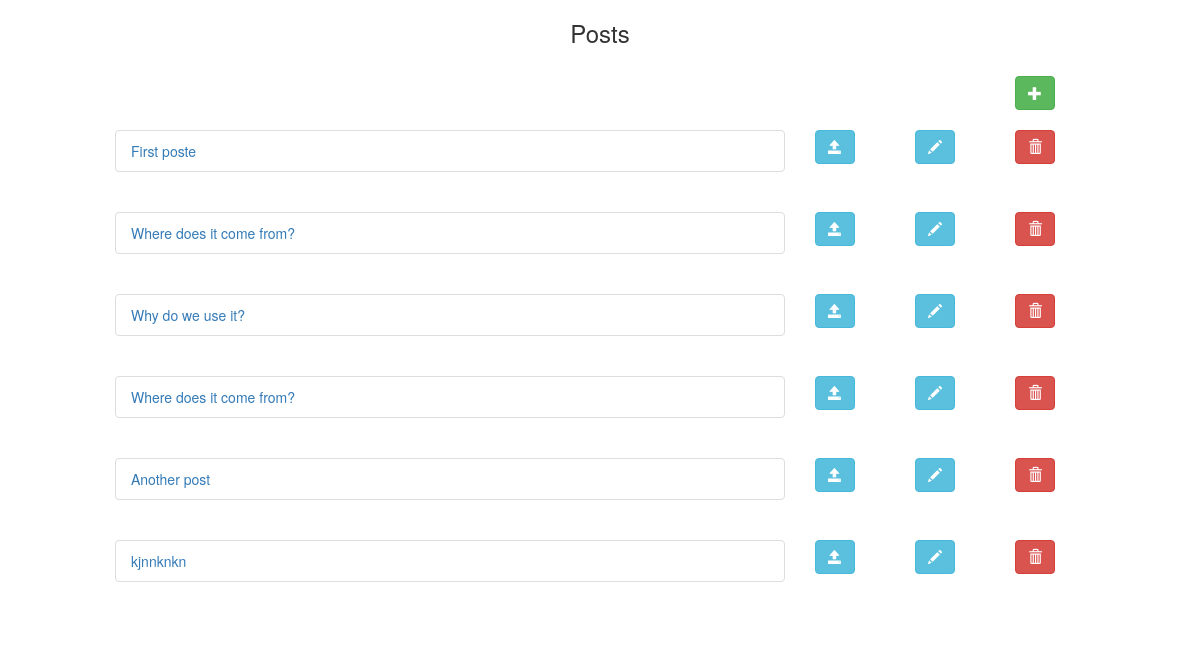
The page / on the database its author committed.
### Crud/models.py (models this page shows, shortened)
class Post(models.Model):
 title = models.CharField(max_length=120, help_text='title of message.')
 message = models.TextField(help_text="what's on your mind ...")

### Crud/views.py (the view)
# urls.py: path('', views.IndexView.as_view(), name='index'),
class IndexView(ListView):
	template_name='Crud/index.html'
	context_object_name = 'post_list'
	def get_queryset(self):
		return Post.objects.all()

### Crud/templates/Crud/index.html (shortened to what this page needs)
{% extends 'Crud/base.html' %}
{% load i18n %}
{% language 'hi' %}
{% block content %}
<div class="container-fluid">
	<div class="row">
			<div  class="col-md-10 col-xs-10 col-sm-10">
				<h3 class="round3" style="text-align:center;">Posts</h3>
		</div>
	</div>
	<div class="row">
		<div class="col-md-10 col-xs-10 col-sm-10"></div>
		<div class="col-md-2 col-xs-1 col-sm-1">
			<br/>
            <a href="{% url 'post' %}">
              <button type="button" class="btn btn-success">
                <span class="glyphicon glyphicon-plus"></span>
              </button>
            </a>
		</div>
	</div>
	<br/>
	{% for post in post_list %}
		<div class="row">
			<div class="col-md-1 col-xs-1 col-sm-1"></div>
			<div class="col-md-7 col-xs-7 col-sm-7">
				<ul class="list-group">
			    <li class="list-group-item ">
					<a href="{% url 'detail' post.pk %}">{{ post.title }}</a>
				</li>
			  </ul>
				<br>
			</div>
			<div class="col-md-1 col-xs-1 col-sm-1">
				<a href="{% url 'detail' post.pk %}">
					<button type="button" class="btn btn-info">
						<span class="glyphicon glyphicon-open"></span>
					</button>
				</a>
			</div>
			<div class="col-md-1">
				<a href="{% url 'edit' post.pk %}">
					<button type="button" class="btn btn-info">
						<span class="glyphicon glyphicon-pencil"></span>
					</button>
				</a>
			</div>
			<div class="col-md-1">
				<a href="{% url 'delete' post.pk %}">
					<button type="button" class="btn btn-danger">
						<span class="glyphicon glyphicon-trash"></span>
					</button>
				</a>
			</div>
			<div class="col-md-1 col-xs-1 col-sm-1"></div>
		</div>
	{% endfor %}
</div>
{% endblock %}
{% endlanguage %}

### Crud/templates/Crud/base.html (shortened to what this page needs)
<!DOCTYPE html>
<html>
<head>
<link rel="stylesheet" href="https://maxcdn.bootstrapcdn.com/bootstrap/3.4.0/css/bootstrap.min.css">
</head>
<body>
{% block content %}
{% endblock %}
</body>
</html>

### rows shown on the page
Post: title "First poste"
Post: title "Where does it come from?"
Post: title "Why do we use it?"
Post: title "Where does it come from?"
Post: title "Another post"
Post: title "kjnnknkn"
